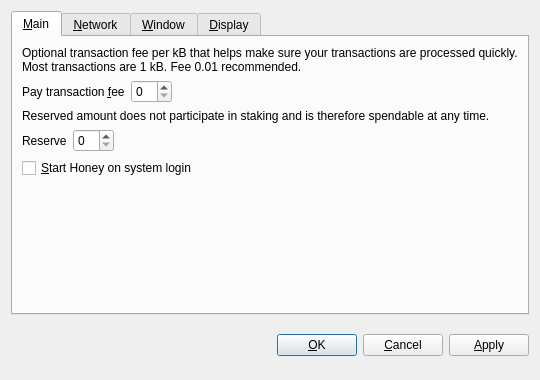
<?xml version="1.0" encoding="UTF-8"?>
<ui version="4.0">
 <class>OptionsDialog</class>
 <widget class="QDialog" name="OptionsDialog">
  <property name="geometry">
   <rect>
    <x>0</x>
    <y>0</y>
    <width>540</width>
    <height>380</height>
   </rect>
  </property>
  <property name="windowTitle">
   <string>Options</string>
  </property>
  <property name="modal">
   <bool>true</bool>
  </property>
  <layout class="QVBoxLayout" name="verticalLayout">
   <item>
    <widget class="QTabWidget" name="tabWidget">
     <property name="tabPosition">
      <enum>QTabWidget::North</enum>
     </property>
     <property name="currentIndex">
      <number>0</number>
     </property>
     <widget class="QWidget" name="tabMain">
      <attribute name="title">
       <string>&amp;Main</string>
      </attribute>
      <layout class="QVBoxLayout" name="verticalLayout_Main">
       <item>
        <widget class="QLabel" name="transactionFeeInfoLabel">
         <property name="text">
          <string>Optional transaction fee per kB that helps make sure your transactions are processed quickly. Most transactions are 1 kB. Fee 0.01 recommended.</string>
         </property>
         <property name="textFormat">
          <enum>Qt::PlainText</enum>
         </property>
         <property name="wordWrap">
          <bool>true</bool>
         </property>
        </widget>
       </item>
       <item>
        <layout class="QHBoxLayout" name="horizontalLayoutFee">
         <item>
          <widget class="QLabel" name="transactionFeeLabel">
           <property name="text">
            <string>Pay transaction &amp;fee</string>
           </property>
           <property name="textFormat">
            <enum>Qt::PlainText</enum>
           </property>
           <property name="buddy">
            <cstring>transactionFee</cstring>
           </property>
          </widget>
         </item>
         <item>
          <widget class="HoneyAmountField" name="transactionFee"/>
         </item>
         <item>
          <spacer name="horizontalSpacerFee">
           <property name="orientation">
            <enum>Qt::Horizontal</enum>
           </property>
           <property name="sizeHint" stdset="0">
            <size>
             <width>40</width>
             <height>20</height>
            </size>
           </property>
          </spacer>
         </item>
        </layout>
       </item>
       <item>
        <widget class="QLabel" name="reserveBalanceInfoLabel">
         <property name="text">
          <string>Reserved amount does not participate in staking and is therefore spendable at any time.</string>
         </property>
         <property name="textFormat">
          <enum>Qt::PlainText</enum>
         </property>
         <property name="wordWrap">
          <bool>true</bool>
         </property>
        </widget>
       </item>
       <item>
        <layout class="QHBoxLayout" name="horizontalLayoutReserveBalance">
         <item>
          <widget class="QLabel" name="reserveBalanceLabel">
           <property name="text">
            <string>Reserve</string>
           </property>
           <property name="textFormat">
            <enum>Qt::PlainText</enum>
           </property>
           <property name="buddy">
            <cstring>reserveBalance</cstring>
           </property>
          </widget>
         </item>
         <item>
          <widget class="HoneyAmountField" name="reserveBalance"/>
         </item>
         <item>
          <spacer name="horizontalSpacerReserveBalance">
           <property name="orientation">
            <enum>Qt::Horizontal</enum>
           </property>
           <property name="sizeHint" stdset="0">
            <size>
             <width>40</width>
             <height>20</height>
            </size>
           </property>
          </spacer>
         </item>
        </layout>
       </item>
       <item>
        <widget class="QCheckBox" name="honeyAtStartup">
         <property name="toolTip">
          <string>Automatically start Honey after logging in to the system.</string>
         </property>
         <property name="text">
          <string>&amp;Start Honey on system login</string>
         </property>
        </widget>
       </item>
       <item>
        <spacer name="verticalSpacer_Main">
         <property name="orientation">
          <enum>Qt::Vertical</enum>
         </property>
         <property name="sizeHint" stdset="0">
          <size>
           <width>20</width>
           <height>40</height>
          </size>
         </property>
        </spacer>
       </item>
      </layout>
     </widget>
     <widget class="QWidget" name="tabNetwork">
      <attribute name="title">
       <string>&amp;Network</string>
      </attribute>
      <layout class="QVBoxLayout" name="verticalLayout_Network">
       <item>
        <widget class="QCheckBox" name="mapPortUpnp">
         <property name="toolTip">
          <string>Automatically open the Honey client port on the router. This only works when your router supports UPnP and it is enabled.</string>
         </property>
         <property name="text">
          <string>Map port using &amp;UPnP</string>
         </property>
        </widget>
       </item>
       <item>
        <widget class="QCheckBox" name="connectSocks">
         <property name="toolTip">
          <string>Connect to the Honey network through a SOCKS5 proxy (e.g. when connecting through Tor).</string>
         </property>
         <property name="text">
          <string>&amp;Connect through SOCKS5 proxy:</string>
         </property>
        </widget>
       </item>
       <item>
        <layout class="QHBoxLayout" name="horizontalLayout_Network">
         <item>
          <widget class="QLabel" name="proxyIpLabel">
           <property name="text">
            <string>Proxy &amp;IP:</string>
           </property>
           <property name="textFormat">
            <enum>Qt::PlainText</enum>
           </property>
           <property name="buddy">
            <cstring>proxyIp</cstring>
           </property>
          </widget>
         </item>
         <item>
          <widget class="QValidatedLineEdit" name="proxyIp">
           <property name="maximumSize">
            <size>
             <width>140</width>
             <height>16777215</height>
            </size>
           </property>
           <property name="toolTip">
            <string>IP address of the proxy (e.g. 127.0.0.1)</string>
           </property>
          </widget>
         </item>
         <item>
          <widget class="QLabel" name="proxyPortLabel">
           <property name="text">
            <string>&amp;Port:</string>
           </property>
           <property name="textFormat">
            <enum>Qt::PlainText</enum>
           </property>
           <property name="buddy">
            <cstring>proxyPort</cstring>
           </property>
          </widget>
         </item>
         <item>
          <widget class="QLineEdit" name="proxyPort">
           <property name="maximumSize">
            <size>
             <width>55</width>
             <height>16777215</height>
            </size>
           </property>
           <property name="toolTip">
            <string>Port of the proxy (e.g. 9050)</string>
           </property>
          </widget>
         </item>
         <item>
          <spacer name="horizontalSpacer_Network">
           <property name="orientation">
            <enum>Qt::Horizontal</enum>
           </property>
           <property name="sizeHint" stdset="0">
            <size>
             <width>40</width>
             <height>20</height>
            </size>
           </property>
          </spacer>
         </item>
        </layout>
       </item>
       <item>
        <spacer name="verticalSpacer_Network">
         <property name="orientation">
          <enum>Qt::Vertical</enum>
         </property>
         <property name="sizeHint" stdset="0">
          <size>
           <width>20</width>
           <height>40</height>
          </size>
         </property>
        </spacer>
       </item>
      </layout>
     </widget>
     <widget class="QWidget" name="tabWindow">
      <attribute name="title">
       <string>&amp;Window</string>
      </attribute>
      <layout class="QVBoxLayout" name="verticalLayout_Window">
       <item>
        <widget class="QCheckBox" name="minimizeToTray">
         <property name="toolTip">
          <string>Show only a tray icon after minimizing the window.</string>
         </property>
         <property name="text">
          <string>&amp;Minimize to the tray instead of the taskbar</string>
         </property>
        </widget>
       </item>
       <item>
        <widget class="QCheckBox" name="minimizeOnClose">
         <property name="toolTip">
          <string>Minimize instead of exit the application when the window is closed. When this option is enabled, the application will be closed only after selecting Quit in the menu.</string>
         </property>
         <property name="text">
          <string>M&amp;inimize on close</string>
         </property>
        </widget>
       </item>
       <item>
        <spacer name="verticalSpacer_Window">
         <property name="orientation">
          <enum>Qt::Vertical</enum>
         </property>
         <property name="sizeHint" stdset="0">
          <size>
           <width>20</width>
           <height>40</height>
          </size>
         </property>
        </spacer>
       </item>
      </layout>
     </widget>
     <widget class="QWidget" name="tabDisplay">
      <attribute name="title">
       <string>&amp;Display</string>
      </attribute>
      <layout class="QVBoxLayout" name="verticalLayout_Display">
       <item>
        <layout class="QHBoxLayout" name="horizontalLayout_1_Display">
         <item>
          <widget class="QLabel" name="langLabel">
           <property name="text">
            <string>User Interface &amp;language:</string>
           </property>
           <property name="textFormat">
            <enum>Qt::PlainText</enum>
           </property>
           <property name="buddy">
            <cstring>lang</cstring>
           </property>
          </widget>
         </item>
         <item>
          <widget class="QValueComboBox" name="lang">
           <property name="toolTip">
            <string>The user interface language can be set here. This setting will take effect after restarting Honey.</string>
           </property>
          </widget>
         </item>
        </layout>
       </item>
       <item>
        <layout class="QHBoxLayout" name="horizontalLayout_2_Display">
         <item>
          <widget class="QLabel" name="unitLabel">
           <property name="text">
            <string>&amp;Unit to show amounts in:</string>
           </property>
           <property name="textFormat">
            <enum>Qt::PlainText</enum>
           </property>
           <property name="buddy">
            <cstring>unit</cstring>
           </property>
          </widget>
         </item>
         <item>
          <widget class="QValueComboBox" name="unit">
           <property name="toolTip">
            <string>Choose the default subdivision unit to show in the interface and when sending coins.</string>
           </property>
          </widget>
         </item>
        </layout>
       </item>
       <item>
        <widget class="QCheckBox" name="coinControlFeatures">
         <property name="toolTip">
          <string>Whether to show coin control features or not.</string>
         </property>
         <property name="text">
          <string>Display coin &amp;control features (experts only!)</string>
         </property>
        </widget>
       </item>
       <item>
        <widget class="QCheckBox" name="useBlackTheme">
         <property name="text">
          <string>Use black visual theme (requires restart)</string>
         </property>
        </widget>
       </item>
       <item>
        <spacer name="verticalSpacer_Display">
         <property name="orientation">
          <enum>Qt::Vertical</enum>
         </property>
         <property name="sizeHint" stdset="0">
          <size>
           <width>20</width>
           <height>40</height>
          </size>
         </property>
        </spacer>
       </item>
      </layout>
     </widget>
    </widget>
   </item>
   <item>
    <layout class="QHBoxLayout" name="horizontalLayout_Buttons">
     <item>
      <spacer name="horizontalSpacer_1">
       <property name="orientation">
        <enum>Qt::Horizontal</enum>
       </property>
       <property name="sizeHint" stdset="0">
        <size>
         <width>40</width>
         <height>48</height>
        </size>
       </property>
      </spacer>
     </item>
     <item>
      <widget class="QLabel" name="statusLabel">
       <property name="font">
        <font>
         <weight>75</weight>
         <bold>true</bold>
        </font>
       </property>
       <property name="text">
        <string/>
       </property>
       <property name="textFormat">
        <enum>Qt::PlainText</enum>
       </property>
       <property name="wordWrap">
        <bool>true</bool>
       </property>
      </widget>
     </item>
     <item>
      <spacer name="horizontalSpacer_2">
       <property name="orientation">
        <enum>Qt::Horizontal</enum>
       </property>
       <property name="sizeHint" stdset="0">
        <size>
         <width>40</width>
         <height>48</height>
        </size>
       </property>
      </spacer>
     </item>
     <item>
      <widget class="QPushButton" name="okButton">
       <property name="text">
        <string>&amp;OK</string>
       </property>
      </widget>
     </item>
     <item>
      <widget class="QPushButton" name="cancelButton">
       <property name="text">
        <string>&amp;Cancel</string>
       </property>
       <property name="autoDefault">
        <bool>false</bool>
       </property>
      </widget>
     </item>
     <item>
      <widget class="QPushButton" name="applyButton">
       <property name="text">
        <string>&amp;Apply</string>
       </property>
       <property name="autoDefault">
        <bool>false</bool>
       </property>
      </widget>
     </item>
    </layout>
   </item>
  </layout>
 </widget>
 <customwidgets>
  <customwidget>
   <class>HoneyAmountField</class>
   <extends>QSpinBox</extends>
   <header>honeyamountfield.h</header>
  </customwidget>
  <customwidget>
   <class>QValueComboBox</class>
   <extends>QComboBox</extends>
   <header>qvaluecombobox.h</header>
  </customwidget>
  <customwidget>
   <class>QValidatedLineEdit</class>
   <extends>QLineEdit</extends>
   <header>qvalidatedlineedit.h</header>
  </customwidget>
 </customwidgets>
 <resources/>
 <connections/>
</ui>
